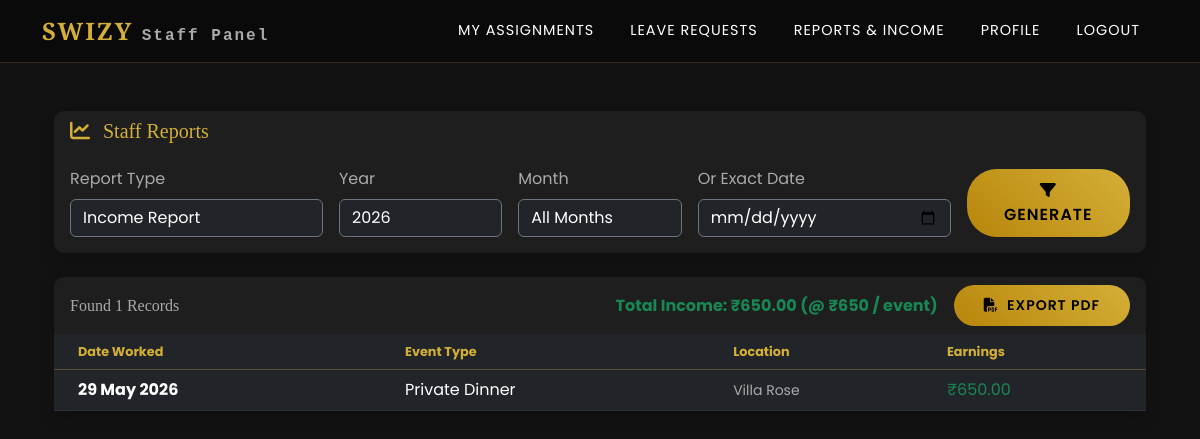
The page /staff/reports.php (signed in) on the database its author committed.
### tables this page shows
CREATE TABLE IF NOT EXISTS `bookings` (
  `id` int NOT NULL AUTO_INCREMENT,
  `customer_id` int NOT NULL,
  `event_type` varchar(100) NOT NULL,
  `guest_count` int NOT NULL,
  `event_date` date NOT NULL,
  `event_days` int DEFAULT '1',
  `location` varchar(255) NOT NULL,
  `package_id` int DEFAULT NULL,
  `is_custom` tinyint(1) DEFAULT '0',
  `custom_items` json DEFAULT NULL,
  `total_amount` decimal(10,2) NOT NULL,
  `advance_amount` decimal(10,2) NOT NULL,
  `payment_status` enum('pending','advance_paid','fully_paid','refunded') DEFAULT 'pending',
  `booking_status` enum('pending','approved','rejected','completed','cancelled') DEFAULT 'pending',
  `special_notes` text,
  `created_at` timestamp NULL DEFAULT CURRENT_TIMESTAMP,
  PRIMARY KEY (`id`),
  KEY `customer_id` (`customer_id`),
  KEY `package_id` (`package_id`)
);

### classes/DataAccess.class.php (called while the page is built, shortened)
<?php
class DataAccess
{
	private $_con,$_query,$_errors;
	public function __construct()
	{
		if(!$this->_con=mysqli_connect(DB_HOST,DB_USER,DB_PASSWORD,DB_NAME))
		{
			die("connection Error");
		}
	}
    public function getDataJoin($fields,$table,$condition = "1",$join=NULL)
	{
		$this->_query = "select ";
		if(is_array($fields))
		{
				$this->_query.=implode(",",$fields);
        }
		$this->_query.=" from $table ";
        if(isset($join) && $join!=NULL)
        {
            if(is_array($join))
            {
                foreach($join as $i=>$v)
                {
                    if(is_array($v))
                    {
                        if($v['1']=='innerjoin' || $v['1']=='join' || $v['1']=='')
                        {
                            $this->_query.=" inner join ".$i." on ".$v['0'];
                        }
                    }
                }
            }
        }
        $this->_query.=" where $condition";
		$resref=mysqli_query($this->_con,$this->_query);
		$dataArr = array();
		if(mysqli_num_rows($resref))
		{
			while($rows = mysqli_fetch_assoc($resref))
			{
				$dataArr[] = $rows;
			}
		}
		return $dataArr;
	}
}
?>

### staff/reports.php (the view, shortened to what this page needs)
<?php require_once('header.php');
$dao = new DataAccess();
$user_id = $_SESSION['user_id'];
$role = $_SESSION['role'];
$rates = array("chef" => 1300, "server" => 650, "site_manager" => 1500);
$my_rate = isset($rates[$role]) ? $rates[$role] : 0;
$report_type = isset($_GET['type']) ? $_GET['type'] : 'income';
$filter_year = isset($_GET['year']) ? $_GET['year'] : date('Y');
$filter_month = isset($_GET['month']) ? $_GET['month'] : 'all';
$filter_date = isset($_GET['exact_date']) ? $_GET['exact_date'] : '';
$results = array();
$total_income = 0;
$errors = array();
if($report_type == 'income') {
    $cond = "booking_staff.user_id=$user_id AND bookings.booking_status='completed'";
    if(!empty($filter_date)) {
        $cond .= " AND bookings.event_date='$filter_date'";
    } else {
        $cond .= " AND YEAR(bookings.event_date)='$filter_year'";
    }
    $results = $dao->getDataJoin(
        array("bookings.event_date", "bookings.event_type", "bookings.location"),
        "booking_staff",
        "$cond ORDER BY bookings.event_date DESC",
        array("bookings" => array("booking_staff.booking_id=bookings.id", "innerjoin"))
    );
    $total_events = is_array($results) ? count($results) : 0;
    $total_income = $total_events * $my_rate;
}
?>
<div class="container-fluid py-4">
    <div class="card shadow border-0 mb-4" style="background:var(--card-bg);">
        <div class="card-header bg-transparent text-gold border-0" style="color:var(--primary-gold);">
            <h5 class="mb-0"><i class="fa fa-chart-line me-2"></i> Staff Reports</h5>
        </div>
        <div class="card-body">
            <form method="GET" class="row g-3">
                <div class="col-md-3">
                    <label class="form-label text-muted">Report Type</label>
                    <select name="type" class="form-control bg-dark text-white border-secondary">
                        <option value="income" <?= $report_type=='income'?'selected':'' ?>>Income Report</option>
                    </select>
                </div>
                <div class="col-md-2">
                    <label class="form-label text-muted">Year</label>
                    <select name="year" id="filter_year" class="form-control bg-dark text-white border-secondary">
                        <?php for($i=date('Y')-2; $i<=date('Y')+2; $i++): ?>
                            <option value="<?= $i ?>" <?= $filter_year==$i?'selected':'' ?>><?= $i ?></option>
                        <?php endfor; ?>
                    </select>
                </div>
                <div class="col-md-2">
                    <label class="form-label text-muted">Month</label>
                    <select name="month" id="filter_month" class="form-control bg-dark text-white border-secondary">
                        <option value="all" <?= $filter_month=='all'?'selected':'' ?>>All Months</option>
                    </select>
                </div>
                <div class="col-md-3">
                    <label class="form-label text-muted">Or Exact Date</label>
                    <input type="date" name="exact_date" id="filter_date" class="form-control bg-dark text-white border-secondary" value="<?= $filter_date ?>">
                </div>
                <div class="col-md-2 d-flex align-items-end">
                    <button type="submit" class="btn btn-gold w-100"><i class="fa fa-filter"></i> Generate</button>
                </div>
            </form>
        </div>
    </div>
    <div class="card shadow border-0" style="background:var(--card-bg);">
        <div class="card-header bg-transparent text-white border-0 d-flex justify-content-between align-items-center">
            <h6 class="mb-0 text-muted">Found <?= is_array($results) ? count($results) : 0 ?> Records</h6>
            <div class="d-flex align-items-center gap-3">
                <?php if($report_type == 'income'): ?>
                    <strong class="text-success">Total Income: ₹<?= number_format($total_income, 2) ?> (@ ₹<?= number_format($my_rate) ?> / event)</strong>
                <?php endif; ?>
                <?php if(!empty($results) && empty($errors)): ?>
                    <a href="print_report.php?<?= http_build_query($_GET) ?>" target="_blank" class="btn btn-sm btn-gold">
                        <i class="fa fa-file-pdf me-1"></i> Export PDF
                    </a>
                <?php endif; ?>
            </div>
        </div>
        <div class="card-body p-0">
            <div class="table-responsive">
                <table class="table table-dark table-hover align-middle mb-0">
                    <thead style="font-size:0.8rem; color:var(--primary-gold);">
                        <tr>
                            <?php if($report_type == 'income'): ?>
                                <th class="ps-4">Date Worked</th><th>Event Type</th><th>Location</th><th>Earnings</th>
                            <?php elseif($report_type == 'leave'): ?>
                                <th class="ps-4">Leave Date</th><th>Reason</th><th>Status</th>
                            <?php endif; ?>
                        </tr>
                    </thead>
                    <tbody>
                        <?php if(!empty($results)): foreach($results as $r): ?>
                            <tr>
                                <?php if($report_type == 'income'): ?>
                                    <td class="ps-4"><strong><?= date('d M Y', strtotime($r['event_date'])) ?></strong></td>
                                    <td><?= htmlspecialchars($r['event_type']) ?></td>
                                    <td><small class="text-muted"><?= htmlspecialchars($r['location']) ?></small></td>
                                    <td class="text-success">₹<?= number_format($my_rate, 2) ?></td>
                                <?php elseif($report_type == 'leave'): ?>
                                    <td class="ps-4"><strong><?= date('d M Y', strtotime($r['leave_date'])) ?></strong></td>
                                    <td><small class="text-muted"><?= htmlspecialchars($r['reason']) ?: 'N/A' ?></small></td>
                                    <td><span class="badge bg-success">Approved</span></td>
                                <?php endif; ?>
                            </tr>
                        <?php endforeach; else: ?>
                            <tr><td colspan="4" class="text-center text-muted py-5">No records found.</td></tr>
                        <?php endif; ?>
                    </tbody>
                </table>
            </div>
        </div>
    </div>
</div>
<?php require_once('footer.php'); ?>

### assets/css/style.css (style rules this page uses)
:root { --primary-gold: #d4af37; --dark-bg: #0a0a0a; --card-bg: rgba(25, 25, 25, 0.9); --text-light: #ffffff; --text-muted: #aaaaaa; --transition: all 0.4s cubic-bezier(0.25, 0.8, 0.25, 1); }
body { background-color: var(--dark-bg); color: var(--text-light); font-family: 'Poppins', sans-serif; overflow-x: hidden; scroll-behavior: smooth; }
h1, h2, h3, h4, h5, h6, .brand-font { font-family: 'Playfair Display', serif; }
.text-muted { color: var(--text-muted) !important; }
.form-control, .form-select { background: rgba(255, 255, 255, 0.05); border: 1px solid rgba(212, 175, 55, 0.3); color: white; }
.btn-gold { background: linear-gradient(45deg, #b8860b, #d4af37); color: #000; font-weight: 600; border: none; border-radius: 30px; padding: 10px 30px; text-transform: uppercase; letter-spacing: 1px; transition: var(--transition); }

### staff/header.php (style rules this page uses)
:root { --primary-gold: #d4af37; --dark-bg: #121212; --navbar-bg: #0a0a0a; --card-bg: #1e1e1e; --text-light: #ffffff; --text-muted: #aaaaaa; }
body { background-color: var(--dark-bg); color: var(--text-light); font-family: 'Poppins', sans-serif; }
.text-muted { color: var(--text-muted) !important; }
.card { background: var(--card-bg); border: 1px solid rgba(212, 175, 55, 0.1); border-radius: 10px; color: var(--text-light); }
.card-header { background: rgba(0,0,0,0.2); border-bottom: 1px solid rgba(212, 175, 55, 0.1); color: var(--primary-gold); }
.table { color: var(--text-light); }
.table th { border-bottom: 1px solid rgba(212, 175, 55, 0.3); color: var(--primary-gold); }
.table td { border-bottom: 1px solid rgba(255, 255, 255, 0.05); }

### rows shown on the page
bookings: event_date "29 May 2026", event_type "Private Dinner", location "Villa Rose"

### other values the page prints
count($results) "1"
$total_income "650.00"
$my_rate "650"
form field year "2026"
